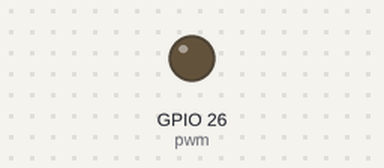
The program below on a simulated ESP32 board running MicroPython. Parts: output pins drawn as LEDs (lit = HIGH).

Above: at 0.15 s.
Timing chart, 0 to 1.6 s (numbered marks = the images above):
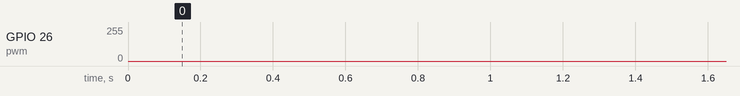

The program:

step1_breathing.py
```python
from machine import Pin, PWM
import time

pwm = PWM(Pin(26))  # IO26을 PWM으로
pwm.freq(10000)

while True:
    for i in range(1023):  # 0 → 1022 까지 커지며
        pwm.duty(i)  # 점점 밝아짐
        time.sleep_ms(1)  # 1밀리초 기다리기
    for i in range(1023):
        pwm.duty(1023 - i)  # 1023 → 1 까지 작아지며 어두워짐
        time.sleep_ms(1)
```
